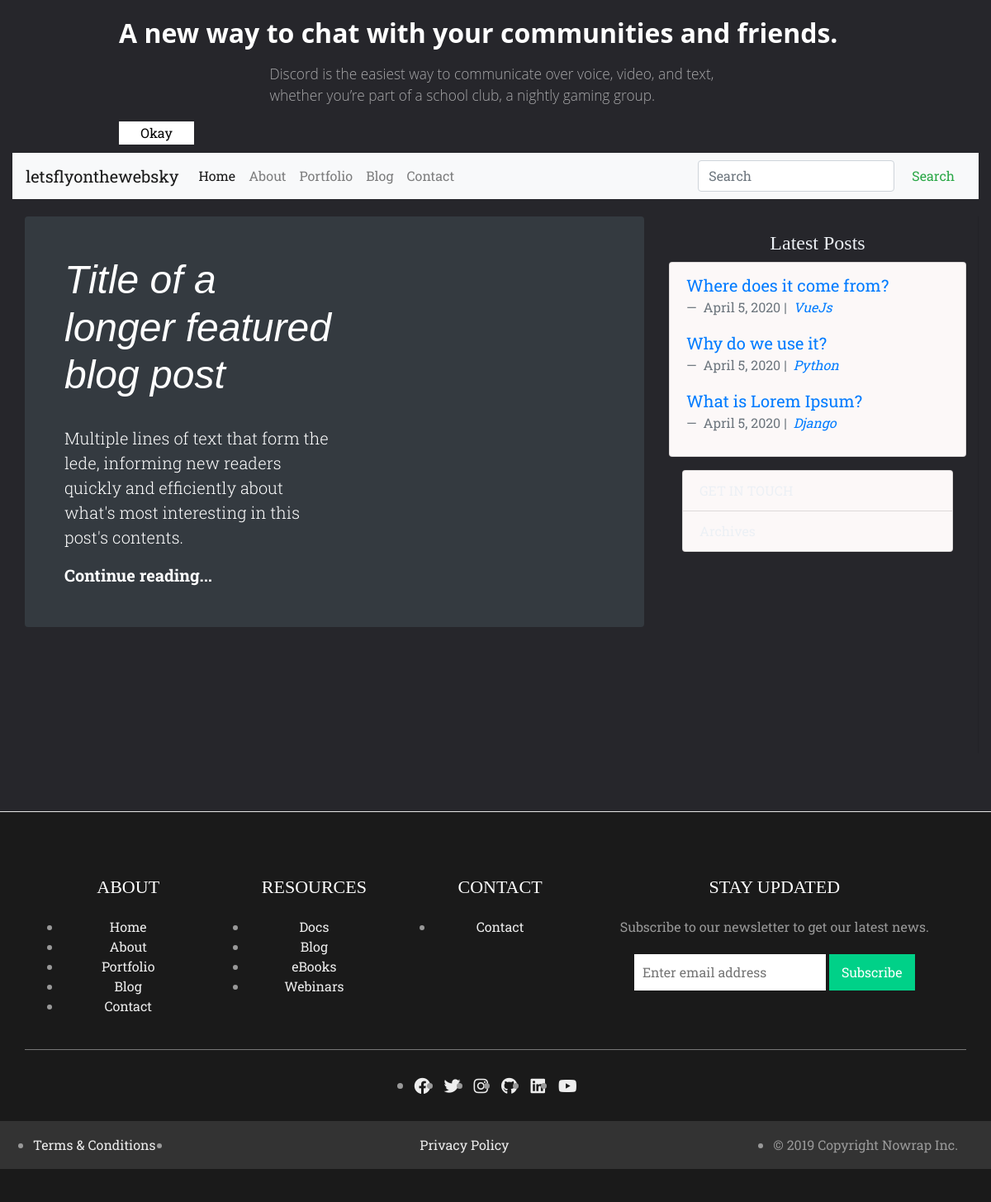
/, run on an earlier commit of the app's database.
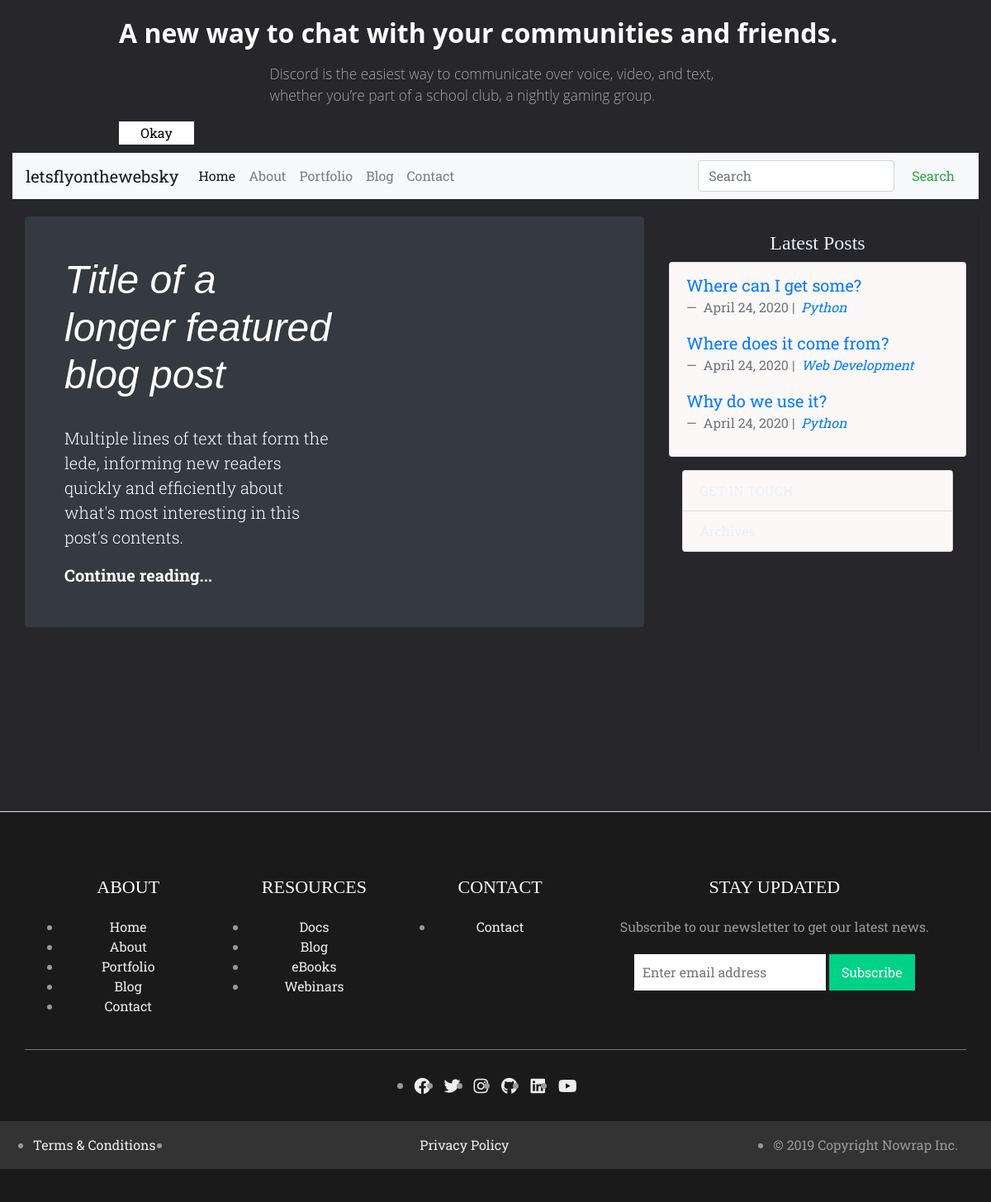
And on a later commit of the database.
### blog/models.py (models this page shows, shortened)
class Post(models.Model):
    main_image      = models.ImageField(upload_to='images/', blank=True)
    title           = models.CharField(max_length=255)
    slug            = models.SlugField(null=False, unique=True)
    body            = models.TextField()
    created_on      = models.DateTimeField(auto_now_add=True)
    status          = models.IntegerField(choices=STATUS, default=0)
    last_modified   = models.DateTimeField(auto_now=True)
    categories      = models.ManyToManyField('Category', related_name='posts')
    read_time       = models.IntegerField(default=0)
    number_of_views = models.IntegerField(default=0, null=True, blank=True)
    number_of_likes = models.IntegerField(default=0, null=True, blank=True)
    objects = models.Manager()
    class Meta:
        ordering = ['-created_on']

class Category(models.Model):
    name = models.CharField(max_length=20, db_index=True,unique=True)
    objects = models.Manager()

### personal_website/views.py (the view)
# urls.py: 2. Add a URL to urlpatterns:  path('', views.home, name='home')
def home(request):
    template = 'home.html'
    post_num = Post.objects.count()
    context = {
        'post_num': post_num
    }
    return render(request, template, context=context)

### blog/templatetags/blog_tags.py (called while the page is built)
@register.inclusion_tag('_latest_posts.html')
def latest_posts():
    posts = Post.objects.filter(status=1)[:3]
    return {'posts': posts}

### personal_website/templates/home.html
{% extends 'base.html' %}
{% block page_content %}
<div class="jumbotron p-3 p-md-5 text-white rounded bg-dark">
  <div class="col-md-6 px-0">
    <h1 class="display-4 font-italic">Title of a longer featured blog post</h1>
    <p class="lead my-3">Multiple lines of text that form the lede, informing new readers quickly and efficiently about what's most interesting in this post's contents.</p>
    <p class="lead mb-0"><a href="#" class="text-white font-weight-bold">Continue reading...</a></p>
  </div>
</div>
{% endblock %}

### blog/templates/_latest_posts.html
{% for entry in posts %}
<blockquote class="blockquote">
  <p class="mb-0"><a href="{% url 'blog_detail' entry.slug %}">{{ entry.title }}</a></p>
  <footer class="blockquote-footer">
    {{ entry.created_on.date }} |&nbsp;
    <cite title="Source Title">
      {% for category in entry.categories.all %}
      <a href="{% url 'blog_category' category.name %}">
        {{ category.name }}
      </a>
      {% endfor %}
    </cite>
  </footer>
</blockquote>
{% endfor %}

What changed in the data, as far as the page shows it:
no longer on this page (row edited): Post: title "What is Lorem Ipsum?", created_on "April 5, 2020"
no longer on this page (row unchanged): Category: name "Django", shown under "What is Lorem Ipsum?"
added Post: title "Where can I get some?", created_on "April 24, 2020", Category (name "Python")
changed Post "Where does it come from?": created_on "April 5, 2020" → "April 24, 2020"
changed Category: name "VueJs" → "Web Development"
changed Post "Why do we use it?": created_on "April 5, 2020" → "April 24, 2020"
